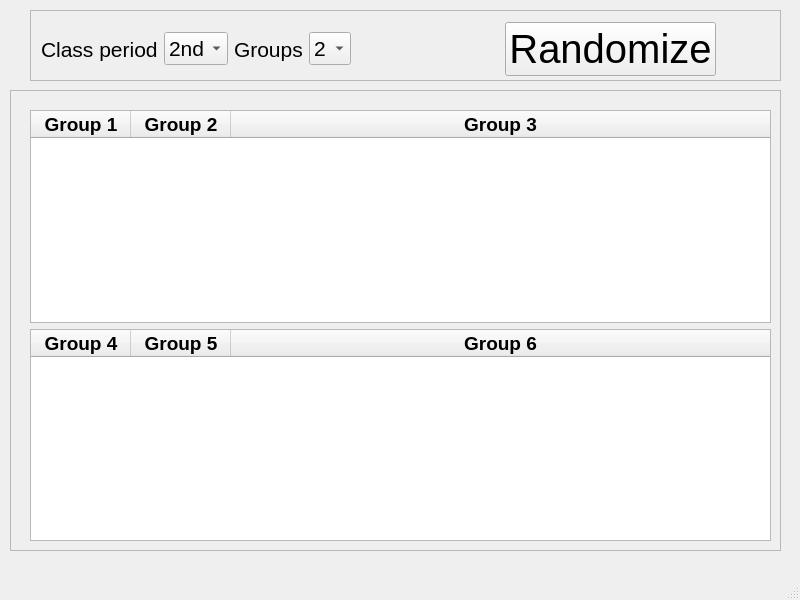
<?xml version="1.0" encoding="UTF-8"?>
<ui version="4.0">
 <class>MainWindow</class>
 <widget class="QMainWindow" name="MainWindow">
  <property name="geometry">
   <rect>
    <x>0</x>
    <y>0</y>
    <width>800</width>
    <height>600</height>
   </rect>
  </property>
  <property name="windowTitle">
   <string>MainWindow</string>
  </property>
  <widget class="QWidget" name="centralwidget">
   <widget class="QFrame" name="frame">
    <property name="geometry">
     <rect>
      <x>10</x>
      <y>90</y>
      <width>771</width>
      <height>461</height>
     </rect>
    </property>
    <property name="frameShape">
     <enum>QFrame::StyledPanel</enum>
    </property>
    <property name="frameShadow">
     <enum>QFrame::Raised</enum>
    </property>
    <widget class="QWidget" name="layoutWidget">
     <property name="geometry">
      <rect>
       <x>20</x>
       <y>20</y>
       <width>741</width>
       <height>431</height>
      </rect>
     </property>
     <layout class="QGridLayout" name="gridLayout">
      <item row="1" column="0">
       <widget class="QTreeWidget" name="treeWidget_2">
        <property name="font">
         <font>
          <pointsize>14</pointsize>
          <weight>75</weight>
          <bold>true</bold>
         </font>
        </property>
        <column>
         <property name="text">
          <string>Group 4</string>
         </property>
         <property name="textAlignment">
          <set>AlignCenter</set>
         </property>
         <property name="background">
          <color>
           <red>217</red>
           <green>234</green>
           <blue>211</blue>
          </color>
         </property>
        </column>
        <column>
         <property name="text">
          <string>Group 5</string>
         </property>
         <property name="textAlignment">
          <set>AlignCenter</set>
         </property>
         <property name="background">
          <color>
           <red>255</red>
           <green>242</green>
           <blue>204</blue>
          </color>
         </property>
        </column>
        <column>
         <property name="text">
          <string>Group 6</string>
         </property>
         <property name="textAlignment">
          <set>AlignCenter</set>
         </property>
         <property name="background">
          <color>
           <red>217</red>
           <green>210</green>
           <blue>233</blue>
          </color>
         </property>
        </column>
       </widget>
      </item>
      <item row="0" column="0">
       <widget class="QTreeWidget" name="treeWidget">
        <property name="font">
         <font>
          <pointsize>14</pointsize>
          <weight>75</weight>
          <bold>true</bold>
         </font>
        </property>
        <property name="autoFillBackground">
         <bool>false</bool>
        </property>
        <property name="alternatingRowColors">
         <bool>false</bool>
        </property>
        <property name="headerHidden">
         <bool>false</bool>
        </property>
        <attribute name="headerCascadingSectionResizes">
         <bool>false</bool>
        </attribute>
        <column>
         <property name="text">
          <string>Group 1</string>
         </property>
         <property name="textAlignment">
          <set>AlignCenter</set>
         </property>
         <property name="background">
          <color alpha="0">
           <red>244</red>
           <green>204</green>
           <blue>204</blue>
          </color>
         </property>
        </column>
        <column>
         <property name="text">
          <string>Group 2</string>
         </property>
         <property name="textAlignment">
          <set>AlignCenter</set>
         </property>
         <property name="background">
          <color>
           <red>201</red>
           <green>218</green>
           <blue>248</blue>
          </color>
         </property>
        </column>
        <column>
         <property name="text">
          <string>Group 3</string>
         </property>
         <property name="textAlignment">
          <set>AlignCenter</set>
         </property>
         <property name="background">
          <color>
           <red>252</red>
           <green>229</green>
           <blue>205</blue>
          </color>
         </property>
        </column>
       </widget>
      </item>
     </layout>
    </widget>
   </widget>
   <widget class="QFrame" name="frame_2">
    <property name="geometry">
     <rect>
      <x>30</x>
      <y>10</y>
      <width>751</width>
      <height>71</height>
     </rect>
    </property>
    <property name="frameShape">
     <enum>QFrame::StyledPanel</enum>
    </property>
    <property name="frameShadow">
     <enum>QFrame::Raised</enum>
    </property>
    <widget class="QWidget" name="">
     <property name="geometry">
      <rect>
       <x>11</x>
       <y>10</y>
       <width>675</width>
       <height>58</height>
      </rect>
     </property>
     <layout class="QHBoxLayout" name="horizontalLayout_4">
      <item>
       <layout class="QHBoxLayout" name="horizontalLayout_3">
        <item>
         <layout class="QHBoxLayout" name="horizontalLayout">
          <item>
           <widget class="QLabel" name="period_L">
            <property name="font">
             <font>
              <pointsize>16</pointsize>
             </font>
            </property>
            <property name="text">
             <string>Class period</string>
            </property>
           </widget>
          </item>
          <item>
           <widget class="QComboBox" name="choose_period_CB">
            <property name="font">
             <font>
              <pointsize>16</pointsize>
             </font>
            </property>
            <item>
             <property name="text">
              <string>2nd</string>
             </property>
            </item>
            <item>
             <property name="text">
              <string>3rd</string>
             </property>
            </item>
            <item>
             <property name="text">
              <string>4th</string>
             </property>
            </item>
            <item>
             <property name="text">
              <string>5th</string>
             </property>
            </item>
           </widget>
          </item>
         </layout>
        </item>
        <item>
         <layout class="QHBoxLayout" name="horizontalLayout_2">
          <item>
           <widget class="QLabel" name="period_L_2">
            <property name="font">
             <font>
              <pointsize>16</pointsize>
             </font>
            </property>
            <property name="text">
             <string>Groups</string>
            </property>
           </widget>
          </item>
          <item>
           <widget class="QComboBox" name="choose_period_CB_2">
            <property name="font">
             <font>
              <pointsize>16</pointsize>
             </font>
            </property>
            <item>
             <property name="text">
              <string>2</string>
             </property>
            </item>
            <item>
             <property name="text">
              <string>3</string>
             </property>
            </item>
            <item>
             <property name="text">
              <string>4</string>
             </property>
            </item>
            <item>
             <property name="text">
              <string>5</string>
             </property>
            </item>
            <item>
             <property name="text">
              <string>6</string>
             </property>
            </item>
           </widget>
          </item>
         </layout>
        </item>
       </layout>
      </item>
      <item>
       <spacer name="horizontalSpacer_2">
        <property name="orientation">
         <enum>Qt::Horizontal</enum>
        </property>
        <property name="sizeHint" stdset="0">
         <size>
          <width>158</width>
          <height>20</height>
         </size>
        </property>
       </spacer>
      </item>
      <item>
       <widget class="QPushButton" name="randomize_PB">
        <property name="font">
         <font>
          <pointsize>30</pointsize>
         </font>
        </property>
        <property name="text">
         <string>Randomize</string>
        </property>
        <property name="autoDefault">
         <bool>false</bool>
        </property>
       </widget>
      </item>
     </layout>
    </widget>
   </widget>
  </widget>
  <widget class="QMenuBar" name="menubar">
   <property name="geometry">
    <rect>
     <x>0</x>
     <y>0</y>
     <width>800</width>
     <height>21</height>
    </rect>
   </property>
  </widget>
  <widget class="QStatusBar" name="statusbar"/>
 </widget>
 <resources/>
 <connections/>
</ui>
